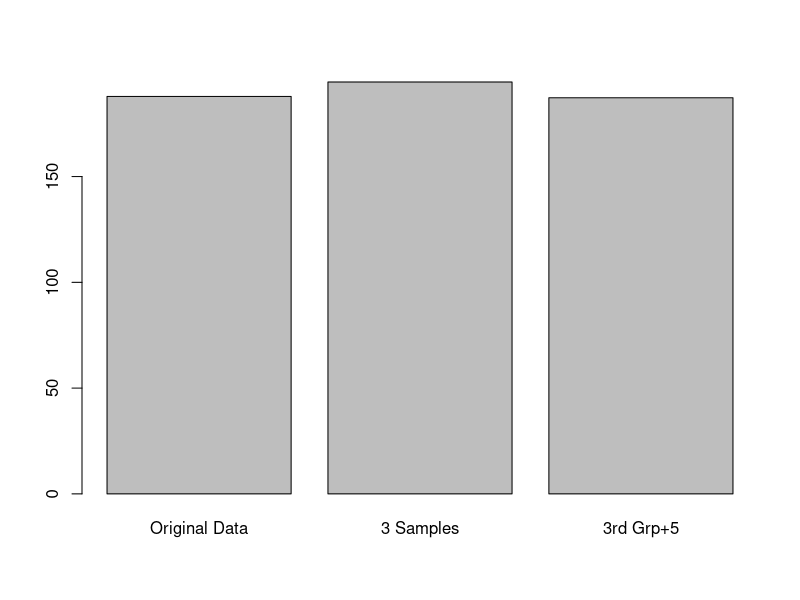
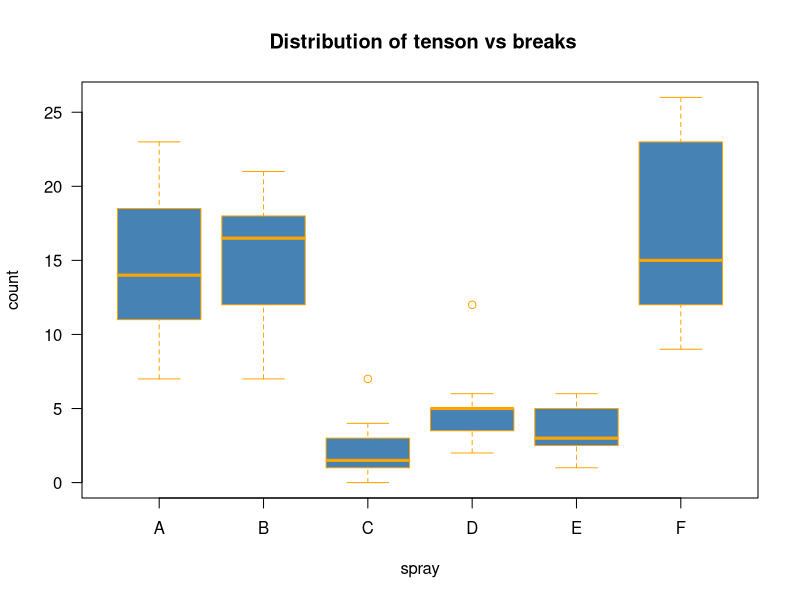

R code for these plots, in order:
## ---- chunk 1
set.seed(1)
pgrp1 <- sample(precip,20, replace=TRUE)
pgrp2 <- sample(precip,20, replace=TRUE)
pgrp3 <- sample(precip,20, replace=TRUE)
v1 <- var(precip)
v2 <-var(c(pgrp1,pgrp2,pgrp3))
pgrp3 <- pgrp3-5
v3 <- var(c(pgrp1,pgrp2,pgrp3))
barplot(c(v1,v2,v3),names.arg=c("Original Data","3 Samples","3rd Grp+5"))

## ---- chunk 2
v3
## ---- chunk 3
?precip
head(precip)
summary(precip)
View(precip)
## ---- chunk 4
set.seed(10)
precipAmount <- sample(precip,60,replace=TRUE)
precipGrp <- as.factor(rep(seq(from=1,to=3,by=1),20))
precipDF <- data.frame(precipAmount, precipGrp)
precipOut <- aov(precipAmount ~ precipGrp, data=precipDF)
summary(precipOut) 
## ---- chunk 5
precipDF$precipAmount[precipDF$precipGrp==3] <- precipDF$precipAmount[precipDF$precipGrp==3] - 7
precipOut <- aov(precipAmount ~ precipGrp, data=precipDF)
summary(precipOut)
## ---- chunk 6
install.packages("BayesFactor")
library("BayesFactor")
set.seed(10)  
precipAmount <- sample(precip,60,replace=TRUE)
precipGrp <- as.factor(rep(seq(from=1,to=3,by=1),20))
precipDF <- data.frame(precipAmount, precipGrp)
precipBayesOut <- anovaBF(precipAmount ~ precipGrp, data=precipDF)
precipBayesOut
mcmcOut <- posterior(precipBayesOut,iterations=10000)
summary(mcmcOut)
## ---- chunk 7
precipDF$precipAmount[precipDF$precipGrp==3] <- precipDF$precipAmount[precipDF$precipGrp==3] - 7
precipBayesOut <- anovaBF(precipAmount ~ precipGrp, data=precipDF)
precipBayesOut
mcmcOut <- posterior(precipBayesOut,iterations=10000)
summary(mcmcOut)

## ---- chunk 8
?InsectSprays

summary(InsectSprays)
## ---- chunk 9
#box plot to compare the regions
boxplot(count~spray, data=InsectSprays,
       border="orange", 
       col="steelblue",
       freq=FALSE,
       las=1, 
       # breaks=10,
       # notch = TRUE,
       horizontal = FALSE ,main=" Distribution of tenson vs breaks")
